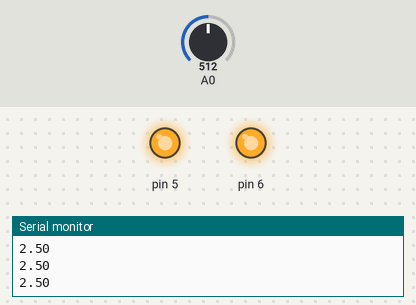
A sketch run on a simulated Arduino Uno, built with avr-gcc and run on an emulated ATmega328P. Parts: output pins drawn as LEDs (lit = HIGH), the last lines printed to the serial monitor. The inputs (shaded band) are chosen by the test bench; at power-on: A0 = 512.

Above: at 1.2 s.
1.3 s: A0 set to 485
2.8 s: A0 set to 459
At 3.1 s:
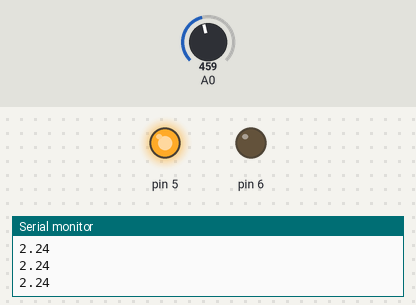
4.3 s: A0 set to 900
At 5.4 s:
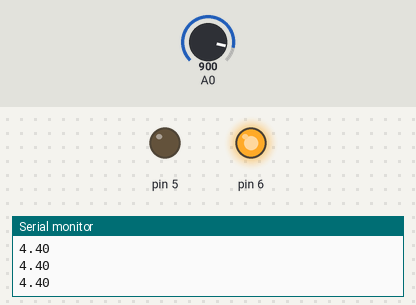
5.8 s: A0 set to 735
7.3 s: A0 set to 708
At 7.7 s:
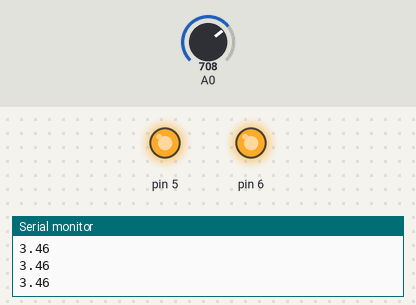
8.8 s: A0 set to 1023
At 10.0 s:
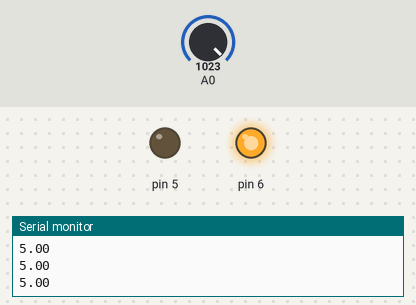
Timing chart, 0 to 11.3 s (numbered marks = the images above; inputs shaded):
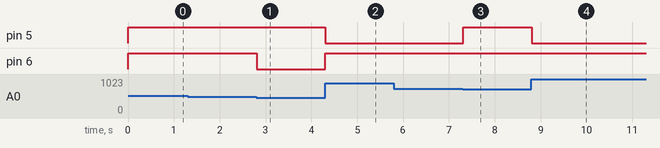

Measured:
- the behaviour switches between 471 and 470 on A0 (found by bisection; images 0 and 1)
- the behaviour switches between 717 and 716 on A0 (found by bisection; images 2 and 3)
- after the input at 2.8 s, pin 6: HIGH → LOW at once
- after the input at 4.3 s, pin 5: HIGH → LOW at once; pin 6: LOW → HIGH at once
- after the input at 7.3 s, pin 5: LOW → HIGH at once
- after the input at 8.8 s, pin 5: HIGH → LOW at once

The sketch:

Electronic_Steering_Control_Torque_Sensor_Lada_Niva.ino
```cpp
/*
  TO DO (IMPORTANT):

  1) Implement a filter that'll track transitions from Stationary -> to directions, then only apply assist if that conditions met.
    If direction -> stationary happens (self-alignment of steer), then it won't provide assist.
     !! Otherwise, it'll create critical driving safety problems after turns !!

  2) Get vehicle speed info from another sensor to only allow e-steering assist when below a speed threshold, for city manuevers

*/

#include <stdint.h>

// ---------------------- Defines, Enumerations and Constants

constexpr bool LOGGING_ENABLED = true;

#define LOG(x) \
  if (LOGGING_ENABLED) { Serial.print(x); }
#define LOG_LN(x) \
  if (LOGGING_ENABLED) { Serial.println(x); }

namespace PIN {
constexpr uint8_t SENSOR_TORQUE = A0;
constexpr uint8_t RELAY_LEFT = 5;
constexpr uint8_t RELAY_RIGHT = 6;
}

namespace RELAY_STATE {
constexpr bool ON = 0;
constexpr bool OFF = 1;
}

enum class TORQUE_DIRECTION : uint8_t {
  LEFT,
  RIGHT,
  STATIONARY
};

constexpr float V_THR_LEFT = 2.3f;
constexpr float V_THR_RIGHT = 3.5f;
constexpr float DEADBAND = 0.05f;  // use it if necessary

constexpr uint16_t SERIAL_BAUDRATE = 9600;
constexpr uint8_t ADC_VOLTAGE_MAX = 5;
constexpr uint8_t ADC_VOLTAGE_MIN = 0;
constexpr float ADC_RESOLUTION = 1023.0f;

// ---------------------- Function Prototypes

TORQUE_DIRECTION Decide_Direction(float sensor_voltage_output);
void Assist_Left();
void Assist_Right();
void No_Assist();

// ---------------------- setup() function

void setup() {
  Serial.begin(SERIAL_BAUDRATE);
  pinMode(PIN::RELAY_LEFT, OUTPUT);
  pinMode(PIN::RELAY_RIGHT, OUTPUT);
}

// ---------------------- loop() function

void loop() {

  float sensor_voltage_output = (analogRead(PIN::SENSOR_TORQUE) * ADC_VOLTAGE_MAX) / ADC_RESOLUTION;
  Serial.println(sensor_voltage_output);

  switch (Decide_Direction(sensor_voltage_output)) {
    case TORQUE_DIRECTION::LEFT: Assist_Left(); break;
    case TORQUE_DIRECTION::RIGHT: Assist_Right(); break;
    case TORQUE_DIRECTION::STATIONARY: No_Assist(); break;
    default:
      LOG_LN("ERROR: Faulty sensor output");
      break;
  }
}

// ---------------------- Function Implementations

TORQUE_DIRECTION Decide_Direction(float sensor_voltage_output) {

  if ((sensor_voltage_output < ADC_VOLTAGE_MIN) || (sensor_voltage_output > ADC_VOLTAGE_MAX)) {
    LOG("Invalid sensor voltage: ");
    LOG_LN(sensor_voltage_output);
    return TORQUE_DIRECTION::STATIONARY;
  }

  if (sensor_voltage_output < V_THR_LEFT)  // Steering to left detected
  {
    return TORQUE_DIRECTION::LEFT;
  }

  else if (V_THR_RIGHT < sensor_voltage_output)  // Steering to right detected
  {
    return TORQUE_DIRECTION::RIGHT;
  }

  return TORQUE_DIRECTION::STATIONARY;  // No assist when not turning the steering wheel
}

void Assist_Left() {
  digitalWrite(PIN::RELAY_RIGHT, RELAY_STATE::ON);
  digitalWrite(PIN::RELAY_LEFT, RELAY_STATE::OFF);
}

void Assist_Right() {
  digitalWrite(PIN::RELAY_RIGHT, RELAY_STATE::OFF);
  digitalWrite(PIN::RELAY_LEFT, RELAY_STATE::ON);
}

void No_Assist() {
  digitalWrite(PIN::RELAY_RIGHT, RELAY_STATE::OFF);
  digitalWrite(PIN::RELAY_LEFT, RELAY_STATE::OFF);
}
```
